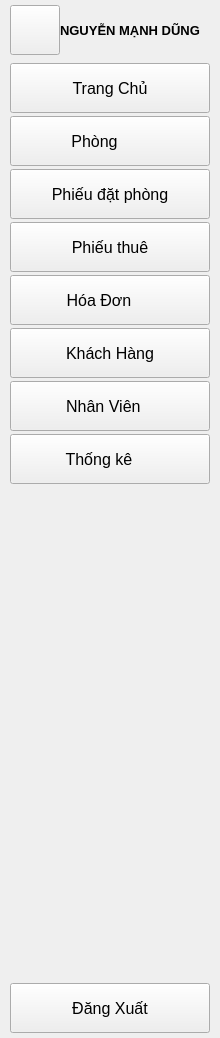
     <widget class="QWidget" name="widget_2" native="true">
      <layout class="QVBoxLayout" name="verticalLayout_2">
       <property name="spacing">
        <number>3</number>
       </property>
       <property name="leftMargin">
        <number>10</number>
       </property>
       <property name="topMargin">
        <number>0</number>
       </property>
       <property name="rightMargin">
        <number>10</number>
       </property>
       <property name="bottomMargin">
        <number>5</number>
       </property>
       <item>
        <layout class="QHBoxLayout" name="horizontalLayout_2">
         <property name="spacing">
          <number>0</number>
         </property>
         <property name="bottomMargin">
          <number>0</number>
         </property>
         <item>
          <widget class="QPushButton" name="user_btn2">
           <property name="maximumSize">
            <size>
             <width>50</width>
             <height>50</height>
            </size>
           </property>
           <property name="text">
            <string/>
           </property>
           <property name="icon">
            <iconset>
             <normaloff>image/account.svg</normaloff>image/account.svg</iconset>
           </property>
           <property name="iconSize">
            <size>
             <width>50</width>
             <height>50</height>
            </size>
           </property>
          </widget>
         </item>
         <item>
          <widget class="QLabel" name="username_input">
           <property name="minimumSize">
            <size>
             <width>60</width>
             <height>60</height>
            </size>
           </property>
           <property name="font">
            <font>
             <family>Segoe UI</family>
             <pointsize>10</pointsize>
             <weight>75</weight>
             <bold>true</bold>
            </font>
           </property>
           <property name="text">
            <string>NGUYỄN MẠNH DŨNG</string>
           </property>
          </widget>
         </item>
        </layout>
       </item>
       <item>
        <widget class="QPushButton" name="main_btn2">
         <property name="minimumSize">
          <size>
           <width>195</width>
           <height>50</height>
          </size>
         </property>
         <property name="font">
          <font>
           <family>Segoe UI</family>
           <pointsize>12</pointsize>
           <weight>50</weight>
           <bold>false</bold>
          </font>
         </property>
         <property name="text">
          <string>Trang Chủ</string>
         </property>
         <property name="icon">
          <iconset>
           <normaloff>image/main.png</normaloff>image/main.png</iconset>
         </property>
         <property name="iconSize">
          <size>
           <width>25</width>
           <height>25</height>
          </size>
         </property>
        </widget>
       </item>
       <item>
        <widget class="QPushButton" name="room_btn2">
         <property name="minimumSize">
          <size>
           <width>195</width>
           <height>50</height>
          </size>
         </property>
         <property name="font">
          <font>
           <family>Segoe UI</family>
           <pointsize>12</pointsize>
          </font>
         </property>
         <property name="text">
          <string>Phòng       </string>
         </property>
         <property name="icon">
          <iconset>
           <normaloff>image/room.png</normaloff>image/room.png</iconset>
         </property>
         <property name="iconSize">
          <size>
           <width>25</width>
           <height>25</height>
          </size>
         </property>
        </widget>
       </item>
       <item>
        <widget class="QPushButton" name="phieudatphong_btn2">
         <property name="minimumSize">
          <size>
           <width>195</width>
           <height>50</height>
          </size>
         </property>
         <property name="font">
          <font>
           <pointsize>12</pointsize>
          </font>
         </property>
         <property name="text">
          <string>Phiếu đặt phòng</string>
         </property>
         <property name="icon">
          <iconset>
           <normaloff>image/phieudat.png</normaloff>image/phieudat.png</iconset>
         </property>
         <property name="iconSize">
          <size>
           <width>25</width>
           <height>25</height>
          </size>
         </property>
        </widget>
       </item>
       <item>
        <widget class="QPushButton" name="phieuthue_btn2">
         <property name="minimumSize">
          <size>
           <width>195</width>
           <height>50</height>
          </size>
         </property>
         <property name="font">
          <font>
           <pointsize>12</pointsize>
          </font>
         </property>
         <property name="text">
          <string>Phiếu thuê</string>
         </property>
         <property name="icon">
          <iconset>
           <normaloff>image/vote.png</normaloff>image/vote.png</iconset>
         </property>
         <property name="iconSize">
          <size>
           <width>25</width>
           <height>25</height>
          </size>
         </property>
        </widget>
       </item>
       <item>
        <widget class="QPushButton" name="bill_btn2">
         <property name="minimumSize">
          <size>
           <width>195</width>
           <height>50</height>
          </size>
         </property>
         <property name="font">
          <font>
           <family>Segoe UI</family>
           <pointsize>12</pointsize>
          </font>
         </property>
         <property name="text">
          <string>Hóa Đơn     </string>
         </property>
         <property name="icon">
          <iconset>
           <normaloff>image/bill.png</normaloff>image/bill.png</iconset>
         </property>
         <property name="iconSize">
          <size>
           <width>25</width>
           <height>25</height>
          </size>
         </property>
        </widget>
       </item>
       <item>
        <widget class="QPushButton" name="customer_btn2">
         <property name="minimumSize">
          <size>
           <width>195</width>
           <height>50</height>
          </size>
         </property>
         <property name="font">
          <font>
           <family>Segoe UI</family>
           <pointsize>12</pointsize>
          </font>
         </property>
         <property name="text">
          <string>Khách Hàng</string>
         </property>
         <property name="icon">
          <iconset>
           <normaloff>image/customer.png</normaloff>image/customer.png</iconset>
         </property>
         <property name="iconSize">
          <size>
           <width>25</width>
           <height>25</height>
          </size>
         </property>
        </widget>
       </item>
       <item>
        <widget class="QPushButton" name="staff_btn2">
         <property name="minimumSize">
          <size>
           <width>195</width>
           <height>50</height>
          </size>
         </property>
         <property name="font">
          <font>
           <family>Segoe UI</family>
           <pointsize>12</pointsize>
          </font>
         </property>
         <property name="text">
          <string>Nhân Viên   </string>
         </property>
         <property name="icon">
          <iconset>
           <normaloff>image/staff.png</normaloff>image/staff.png</iconset>
         </property>
         <property name="iconSize">
          <size>
           <width>25</width>
           <height>25</height>
          </size>
         </property>
        </widget>
       </item>
       <item>
        <widget class="QPushButton" name="report_btn2">
         <property name="minimumSize">
          <size>
           <width>195</width>
           <height>50</height>
          </size>
         </property>
         <property name="font">
          <font>
           <family>Segoe UI</family>
           <pointsize>12</pointsize>
          </font>
         </property>
         <property name="text">
          <string>Thống kê     </string>
         </property>
         <property name="icon">
          <iconset>
           <normaloff>image/report.png</normaloff>image/report.png</iconset>
         </property>
         <property name="iconSize">
          <size>
           <width>25</width>
           <height>25</height>
          </size>
         </property>
        </widget>
       </item>
       <item>
        <spacer name="verticalSpacer_2">
         <property name="orientation">
          <enum>Qt::Vertical</enum>
         </property>
         <property name="sizeHint" stdset="0">
          <size>
           <width>20</width>
           <height>496</height>
          </size>
         </property>
        </spacer>
       </item>
       <item>
        <widget class="QPushButton" name="logout_btn2">
         <property name="minimumSize">
          <size>
           <width>200</width>
           <height>50</height>
          </size>
         </property>
         <property name="font">
          <font>
           <family>Segoe UI</family>
           <pointsize>12</pointsize>
          </font>
         </property>
         <property name="text">
          <string>Đăng Xuất</string>
         </property>
         <property name="icon">
          <iconset>
           <normaloff>image/log_out.svg</normaloff>image/log_out.svg</iconset>
         </property>
         <property name="iconSize">
          <size>
           <width>20</width>
           <height>20</height>
          </size>
         </property>
        </widget>
       </item>
      </layout>
     </widget>
